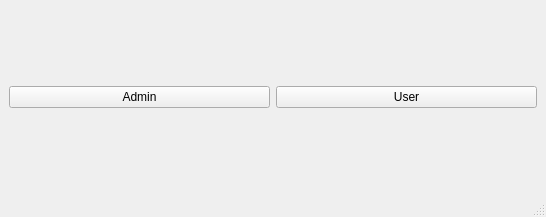
<?xml version="1.0" encoding="UTF-8"?>
<ui version="4.0">
 <class>Admin_or_user</class>
 <widget class="QMainWindow" name="Admin_or_user">
  <property name="geometry">
   <rect>
    <x>0</x>
    <y>0</y>
    <width>546</width>
    <height>217</height>
   </rect>
  </property>
  <property name="windowTitle">
   <string>MainWindow</string>
  </property>
  <widget class="QWidget" name="centralwidget">
   <layout class="QVBoxLayout" name="verticalLayout">
    <item>
     <layout class="QHBoxLayout" name="horizontalLayout">
      <item>
       <widget class="QPushButton" name="admin_button">
        <property name="text">
         <string>Admin</string>
        </property>
       </widget>
      </item>
      <item>
       <widget class="QPushButton" name="user_button">
        <property name="text">
         <string>User</string>
        </property>
       </widget>
      </item>
     </layout>
    </item>
   </layout>
  </widget>
  <widget class="QMenuBar" name="menubar">
   <property name="geometry">
    <rect>
     <x>0</x>
     <y>0</y>
     <width>546</width>
     <height>22</height>
    </rect>
   </property>
  </widget>
  <widget class="QStatusBar" name="statusbar"/>
 </widget>
 <resources/>
 <connections/>
</ui>
